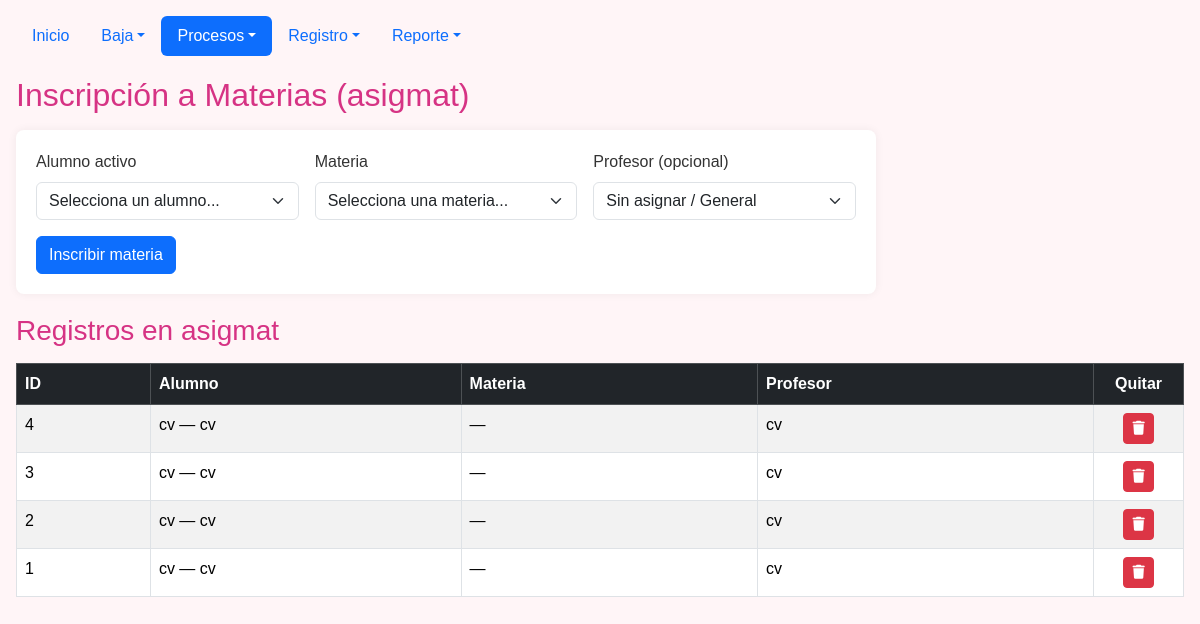
/Escuela/procesos/pro_asignat.php, run on the app's committed database.
### tables this page shows
CREATE TABLE `asigmat` (
  `id_asigmat` int(11) NOT NULL,
  `id_mat` varchar(50) NOT NULL,
  `id_alumno` varchar(50) NOT NULL,
  `id_profesor` varchar(50) NOT NULL
);

### Escuela/procesos/pro_asignat.php (the view, shortened to what this page needs)
<?php
$servidor = "localhost";
$usuario  = "root";
$clave    = "";
$base     = "escuela";
$conexion = mysqli_connect($servidor, $usuario, $clave, $base);
mysqli_set_charset($conexion, "utf8mb4");
$sql_asigmat = "
    SELECT
        asg.id_asigmat,
        asg.id_mat,
        asg.id_alumno,
        asg.id_profesor,
        a.apaterno,
        a.amaterno,
        a.nombre AS nombre_alumno,
        m.*
    FROM asigmat asg
    LEFT JOIN alumnos a ON asg.id_alumno = a.id_alumno
    LEFT JOIN materias m ON asg.id_mat = m.id_mat
    ORDER BY asg.id_asigmat DESC
";
$inscritos = mysqli_query($conexion, $sql_asigmat);
?>
<!DOCTYPE html>
<html lang="es">
<head>
    <link href="https://cdn.jsdelivr.net/npm/bootstrap@5.3.8/dist/css/bootstrap.min.css" rel="stylesheet" />
    <link rel="stylesheet" href="https://cdnjs.cloudflare.com/ajax/libs/font-awesome/6.0.0/css/all.min.css" />
</head>
<body class="p-3 m-0">
    <ul class="nav nav-pills">
        <li class="nav-item">
            <a class="nav-link" href="../index.php">Inicio</a>
        </li>
        <li class="nav-item dropdown">
            <a class="nav-link dropdown-toggle" data-bs-toggle="dropdown" href="#" role="button" aria-expanded="false">Baja</a>
        </li>
        <li class="nav-item dropdown">
            <a class="nav-link dropdown-toggle active" data-bs-toggle="dropdown" href="#" role="button" aria-expanded="false">Procesos</a>
        </li>
        <li class="nav-item dropdown">
            <a class="nav-link dropdown-toggle" data-bs-toggle="dropdown" href="#" role="button" aria-expanded="false">Registro</a>
        </li>
        <li class="nav-item dropdown">
            <a class="nav-link dropdown-toggle" data-bs-toggle="dropdown" href="#" role="button" aria-expanded="false">Reporte</a>
        </li>
    </ul>
    <h2>Inscripción a Materias (asigmat)</h2>
    <div class="card-form mt-3">
        <form method="POST" action="pro_asignat.php" class="row g-3">
            <div class="col-md-4">
                <label for="id_alumno" class="form-label">Alumno activo</label>
                <select name="id_alumno" id="id_alumno" class="form-select" required>
                    <option value="">Selecciona un alumno...</option>
                </select>
            </div>
            <div class="col-md-4">
                <label for="id_mat" class="form-label">Materia</label>
                <select name="id_mat" id="id_mat" class="form-select" required>
                    <option value="">Selecciona una materia...</option>
                </select>
            </div>
            <div class="col-md-4">
                <label for="id_profesor" class="form-label">Profesor (opcional)</label>
                <select name="id_profesor" id="id_profesor" class="form-select">
                    <option value="">Sin asignar / General</option>
                </select>
            </div>
            <div class="col-12">
                <button type="submit" class="btn btn-primary">Inscribir materia</button>
            </div>
        </form>
    </div>
    <h3>Registros en asigmat</h3>
    <table class="table table-bordered table-striped">
        <thead class="table-dark">
            <tr>
                <th>ID</th>
                <th>Alumno</th>
                <th>Materia</th>
                <th>Profesor</th>
                <th style="width: 90px; text-align: center;">Quitar</th>
            </tr>
        </thead>
        <tbody>
            <?php if ($inscritos && mysqli_num_rows($inscritos) > 0): ?>
                <?php while ($row = mysqli_fetch_assoc($inscritos)): ?>
                    <?php
                    $alumnoTexto = trim(($row['apaterno'] ?? '') . ' ' . ($row['amaterno'] ?? '') . ', ' . ($row['nombre_alumno'] ?? ''));
                    if ($alumnoTexto === ',') {
                        $alumnoTexto = $row['id_alumno'];
                    }
                    $materiaTexto = $row['nombre'] ?? $row['materia'] ?? $row['asignatura'] ?? $row['id_mat'];
                    ?>
                    <tr>
                        <td><?= (int)$row['id_asigmat'] ?></td>
                        <td><?= htmlspecialchars($row['id_alumno'] . ' — ' . $alumnoTexto, ENT_QUOTES, 'UTF-8') ?></td>
                        <td><?= htmlspecialchars($row['id_mat'] . ' — ' . $materiaTexto, ENT_QUOTES, 'UTF-8') ?></td>
                        <td><?= htmlspecialchars((string)($row['id_profesor'] ?? ''), ENT_QUOTES, 'UTF-8') ?></td>
                        <td style="text-align: center;">
                            <a href="?quitar=<?= (int)$row['id_asigmat'] ?>"
                               class="btn btn-sm btn-danger"
                               title="Quitar registro"
                               onclick="return confirm('¿Deseas quitar este registro de asigmat?')">
                                <i class="fa fa-trash"></i>
                            </a>
                        </td>
                    </tr>
                <?php endwhile; ?>
            <?php else: ?>
                <tr>
                    <td colspan="5" class="text-center text-muted">No hay registros en asigmat todavía.</td>
                </tr>
            <?php endif; ?>
        </tbody>
    </table>
</body>
</html>

### Escuela/procesos/pro_asignat.php (style rules this page uses)
body { font-family: Arial, sans-serif; margin: 20px; background: #fff5f7; color: #333; }
h2, h3 { color: #d63384; margin-top: 20px; }
.card-form { background: #fff; padding: 20px; border-radius: 8px; box-shadow: 0 0 10px rgba(0,0,0,0.06); max-width: 860px; }
table { background: #fff; margin-top: 15px; }

### data on the page
asigmat: id_asigmat "4", id_alumno "cv — cv", id_mat "—", id_profesor "cv"
asigmat: id_asigmat "3", id_alumno "cv — cv", id_mat "—", id_profesor "cv"
asigmat: id_asigmat "2", id_alumno "cv — cv", id_mat "—", id_profesor "cv"
asigmat: id_asigmat "1", id_alumno "cv — cv", id_mat "—", id_profesor "cv"
